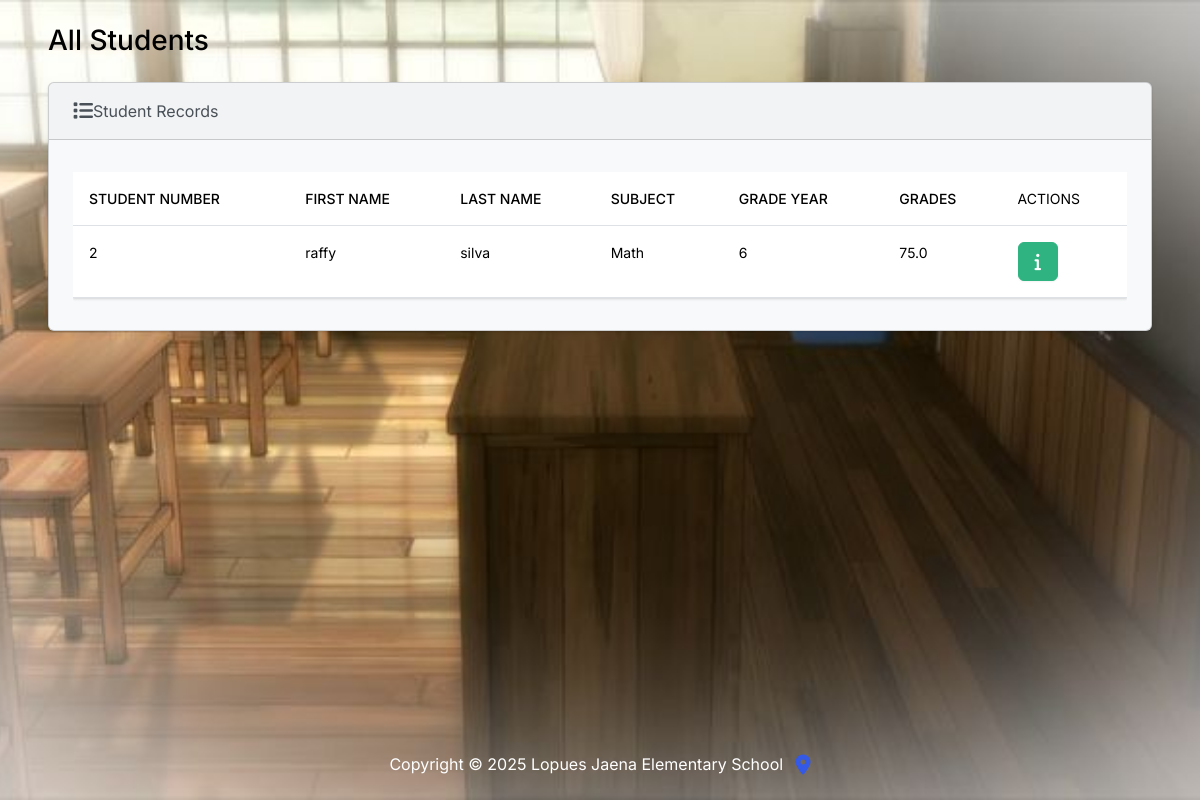
The app's page /index/ with its own data.
### myapp/models.py (models this page shows, shortened)
class Student(models.Model):
    student_number = models.PositiveIntegerField()
    first_name = models.CharField(max_length=50)
    last_name = models.CharField(max_length=50)
    subject = models.CharField(max_length=50)
    grade_year = models.CharField(max_length=50, default="Waiting")
    grade = models.FloatField()

### myapp/views.py (the view)
# urls.py: path("index/", views.index, name='index'),
def index(request):
    return render(request, 'index.html', {
        'students': Student.objects.all()
    })

### myapp/templates/index.html (shortened to what this page needs)
{% extends "layout.html" %}
{% load static %}
{% block body %}
<main class="flex-grow-1">
    <div class="container-fluid">
        <h3 class="m-4 ms-4" style="color: black;">All Students</h3>
        <div class="row">
            <div class="col-12">
                {% if students %}
                <div class="card bg-light ms-4 me-4 mb-4">
                    <div class="card-header"><i class="fa-solid fa-list fa-lg"></i>Student Records</div>
                    <div class="card-body">
                        <p class="card-text">
                            <div class="table-responsive">
                                <table class="table table-hover">
                                    <thead>
                                    <tr>
                                        <th scope="col">Student Number</th>
                                        <th scope="col">First Name</th>
                                        <th scope="col">Last Name</th>
                                        <th scope="col">Subject</th>
                                        <th scope="col">Grade Year</th>
                                        <th scope="col">Grades</th>
                                        <td>ACTIONS</td>
                                    </tr>
                                    </thead>
                                    <tbody>
    {% for student in students %}
        <tr {% if student.grade <= 74 %} class="table-danger" title="Failed"{% endif %}>
            <td>{{ student.student_number }}</td>
            <td>{{ student.first_name }}</td>
            <td>{{ student.last_name }}</td>
            <td>{{ student.subject }}</td>
            <td>{{ student.grade_year }}</td>
            <td>{{ student.grade }}</td>
            <td>
                <button type="button" class="btn btn-success me-1" data-bs-toggle="modal" data-bs-target="#myModal{{student.id}}" title="View Student Details">
                </button>
                </div>
    {% endfor %}
            </div>
            </div>
                {% else %}
                <h5 class="alert alert-primary ms-4 me-5">No Students Records</h5>
                {% endif %}
                </div>
            </div>
        </div>
    </div>
</main>
</body>
</html>
{% endblock %}

### records on screen
Student: student_number "2", first_name "raffy", last_name "silva", subject "Math", grade_year "6", grade "75.0"
